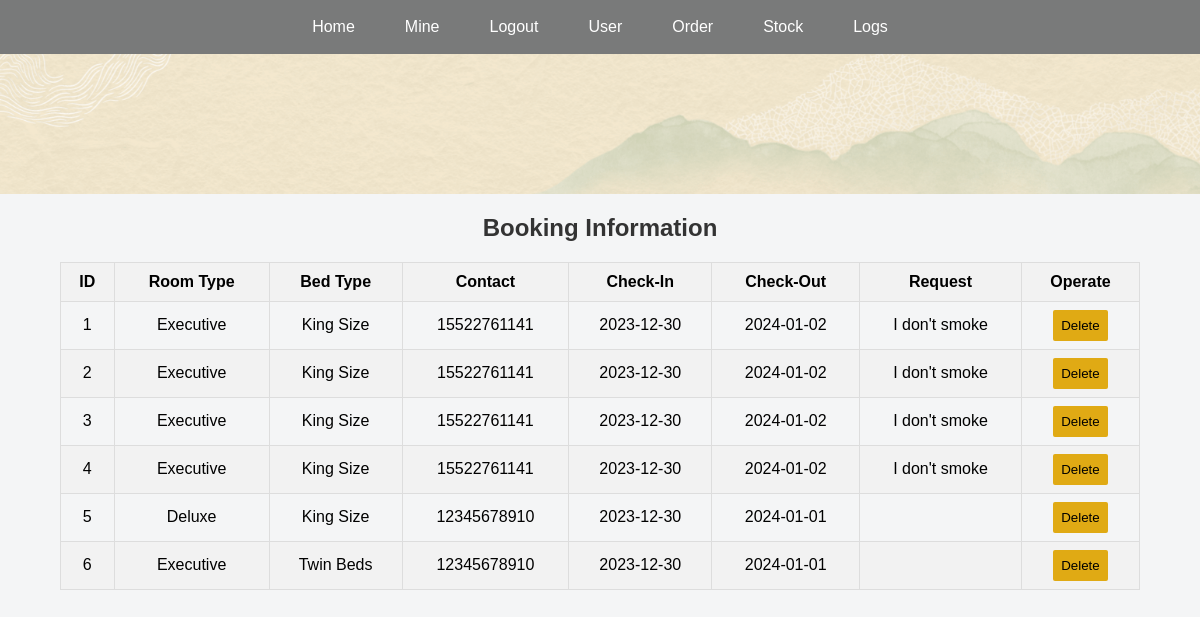
/orderInfor (signed in), run on the app's committed database.
### app.py (models this page shows)
class Booking(db.Model):
    id = db.Column(db.Integer, primary_key=True)
    customer_id = db.Column(db.Integer, db.ForeignKey('customer.id'))
    room_id = db.Column(db.Integer, db.ForeignKey('room.id'))
    check_in_date = db.Column(db.DateTime, nullable=False)
    check_out_date = db.Column(db.DateTime, nullable=False)
    payment_status = db.Column(db.String(100), nullable=False)
    special_request = db.Column(db.Text)

class RoomType(db.Model):
    id = db.Column(db.Integer, primary_key=True)
    type_name = db.Column(db.String(100), nullable=False)
    image_filename = db.Column(db.String(100))
    rooms = db.relationship('Room', backref='room_type', lazy=True)

class BedType(db.Model):
    id = db.Column(db.Integer, primary_key=True)
    bed_type = db.Column(db.String(100), nullable=False)
    rooms = db.relationship('Room', backref='bed_type', lazy=True)

class Customer(db.Model):
    id = db.Column(db.Integer, primary_key=True)
    first_name = db.Column(db.String(100), nullable=False)
    last_name = db.Column(db.String(100), nullable=False)
    contact = db.Column(db.String(100), unique=True, nullable=False)
    password = db.Column(db.String(200), nullable=False)
    bookings = db.relationship('Booking', backref='customer', lazy=True)

### app.py (the view)
@app.route('/orderInfor')
def orderInfor():
    user_logged_in = 'user_logged_in' in session
    admin_logged_in = 'admin_logged_in' in session
    if 'admin_logged_in' not in session:
        abort(404)
    bookings = Booking.query.join(Room, RoomType, BedType, Customer).all()
    return render_template('orderInfor.html',
                           bookings=bookings, user_logged_in=user_logged_in,
                           admin_logged_in=admin_logged_in)

### templates/orderInfor.html (shortened to what this page needs)
<!DOCTYPE html>
<html lang="en">
<head>
    <link rel="stylesheet" href="{{ url_for('static', filename='style.css') }}">
</head>
<body class="admin-bg">
    {% include 'nav.html' %}
    <div class="user-header"></div>
    <div class="table-container">
        <h2>Booking Information</h2>
        <table>
            <thead>
                <tr>
                    <th>ID</th>
                    <th>Room Type</th>
                    <th>Bed Type</th>
                    <th>Contact</th>
                    <th>Check-In</th>
                    <th>Check-Out</th>
                    <th class="request-column">Request</th>
                    <th>Operate</th>
                </tr>
            </thead>
            <tbody>
                {% for booking in bookings %}
                    <tr>
                        <td>{{ booking.id }}</td>
                        <td>{{ booking.room.room_type.type_name }}</td>
                        <td>{{ booking.room.bed_type.bed_type }}</td>
                        <td>{{ booking.customer.contact }}</td>
                        <td>{{ booking.check_in_date.strftime('%Y-%m-%d') }}</td>
                        <td>{{ booking.check_out_date.strftime('%Y-%m-%d') }}</td>
                        <td class="request-column">{{ booking.special_request }}</td>
                        <td>
                            <form action="{{ url_for('delete_order', order_id=booking.id) }}" method="post">
                                <input tabindex="0" type="submit" class="admin-submit-btn" value="Delete">
                            </form>
                        </td>
                    </tr>
                {% endfor %}
            </tbody>
        </table>
    </div>
</body>
</html>

### static/style.css (style rules this page uses)
body, h1, p, ul, li, a { margin: 0; padding: 0; text-decoration: none; font-family: Montserrat,Verdana,Helvetica,Arial,sans-serif; }
.user-header { background-image: url('/static/images/userhome3.jpg'); background-position: center; background-size: cover; padding: 70px 0; }
.missing-bg, .admin-bg { background-color: #f4f5f6; font-family: Montserrat,Verdana,Helvetica,Arial,sans-serif; }
.table-container { width: 90%; margin: 0 auto; text-align: center; }
.table-container h2 { text-align: center; color: #333; }
table { width: 100%; border-collapse: collapse; margin-top: 20px; }
table, th, td { border: 1px solid #ddd; }
th { background-color: #f2f2f2; color: black; padding: 10px; }
td { padding: 8px; text-align: center; }
tr:nth-child(even) { background-color: #f2f2f2; }
.admin-submit-btn { border: none; padding: 8px; border-radius: 2px; background-color: #e0aa14; color: black; cursor: pointer; font-family: Montserrat,Verdana,Helvetica,Arial,sans-serif; box-sizing: border-box; }

### data on the page
Booking: id "1", room.room_type.type_name "Executive", room.bed_type.bed_type "King Size", customer.contact "15522761141", check_in_date "2023-12-30", check_out_date "2024-01-02", special_request "I don't smoke"
Booking: id "2", room.room_type.type_name "Executive", room.bed_type.bed_type "King Size", customer.contact "15522761141", check_in_date "2023-12-30", check_out_date "2024-01-02", special_request "I don't smoke"
Booking: id "3", room.room_type.type_name "Executive", room.bed_type.bed_type "King Size", customer.contact "15522761141", check_in_date "2023-12-30", check_out_date "2024-01-02", special_request "I don't smoke"
Booking: id "4", room.room_type.type_name "Executive", room.bed_type.bed_type "King Size", customer.contact "15522761141", check_in_date "2023-12-30", check_out_date "2024-01-02", special_request "I don't smoke"
Booking: id "5", room.room_type.type_name "Deluxe", room.bed_type.bed_type "King Size", customer.contact "12345678910", check_in_date "2023-12-30", check_out_date "2024-01-01"
Booking: id "6", room.room_type.type_name "Executive", room.bed_type.bed_type "Twin Beds", customer.contact "12345678910", check_in_date "2023-12-30", check_out_date "2024-01-01"
